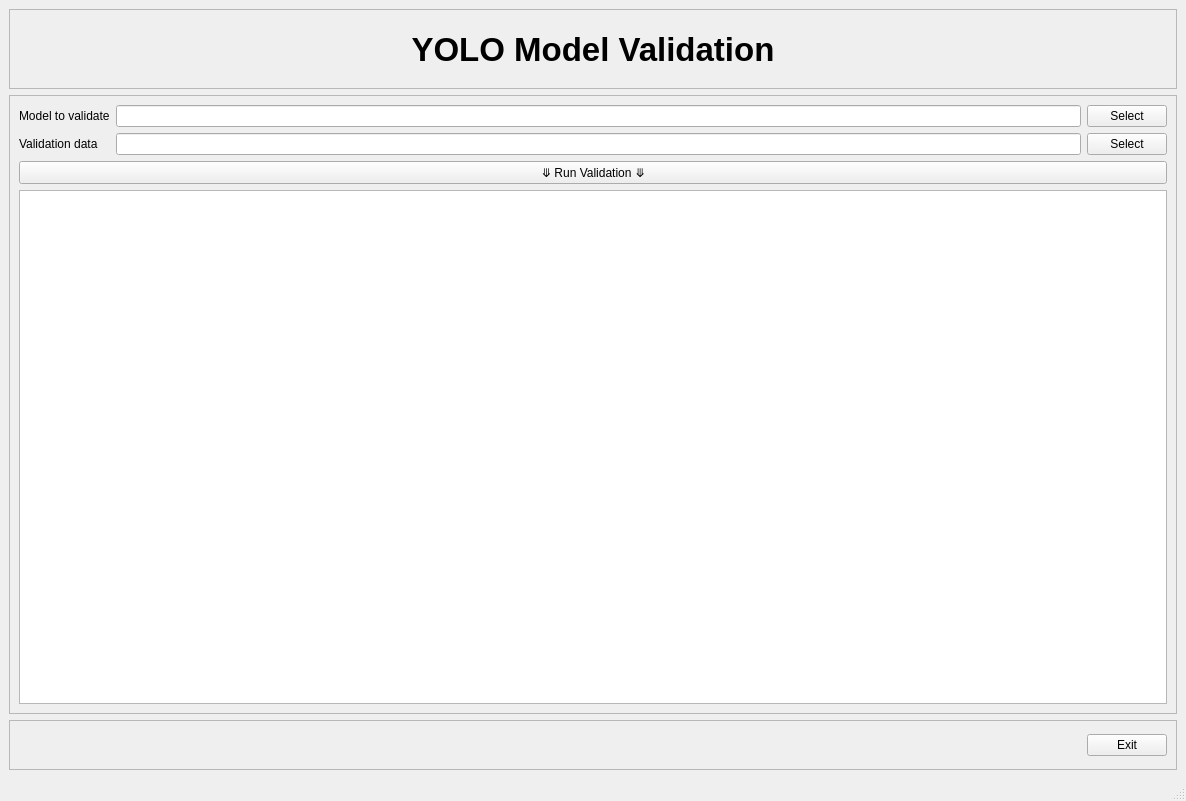
<?xml version="1.0" encoding="UTF-8"?>
<ui version="4.0">
 <class>MainWindow</class>
 <widget class="QMainWindow" name="MainWindow">
  <property name="geometry">
   <rect>
    <x>0</x>
    <y>0</y>
    <width>1186</width>
    <height>801</height>
   </rect>
  </property>
  <property name="windowTitle">
   <string>MainWindow</string>
  </property>
  <widget class="QWidget" name="centralwidget">
   <layout class="QVBoxLayout" name="verticalLayout">
    <item>
     <widget class="QFrame" name="frame_3">
      <property name="sizePolicy">
       <sizepolicy hsizetype="Preferred" vsizetype="Fixed">
        <horstretch>0</horstretch>
        <verstretch>0</verstretch>
       </sizepolicy>
      </property>
      <property name="minimumSize">
       <size>
        <width>0</width>
        <height>80</height>
       </size>
      </property>
      <property name="maximumSize">
       <size>
        <width>16777215</width>
        <height>80</height>
       </size>
      </property>
      <property name="frameShape">
       <enum>QFrame::Shape::StyledPanel</enum>
      </property>
      <property name="frameShadow">
       <enum>QFrame::Shadow::Raised</enum>
      </property>
      <layout class="QVBoxLayout" name="verticalLayout_2">
       <item>
        <widget class="QLabel" name="label">
         <property name="font">
          <font>
           <pointsize>25</pointsize>
           <bold>true</bold>
          </font>
         </property>
         <property name="text">
          <string>YOLO Model Validation</string>
         </property>
         <property name="alignment">
          <set>Qt::AlignmentFlag::AlignCenter</set>
         </property>
        </widget>
       </item>
      </layout>
     </widget>
    </item>
    <item>
     <widget class="QFrame" name="frame">
      <property name="frameShape">
       <enum>QFrame::Shape::StyledPanel</enum>
      </property>
      <property name="frameShadow">
       <enum>QFrame::Shadow::Raised</enum>
      </property>
      <layout class="QVBoxLayout" name="verticalLayout_3">
       <item>
        <layout class="QGridLayout" name="gridLayout">
         <item row="0" column="2">
          <widget class="QPushButton" name="pushButtonSelectModel">
           <property name="text">
            <string>Select</string>
           </property>
          </widget>
         </item>
         <item row="0" column="0">
          <widget class="QLabel" name="label_2">
           <property name="text">
            <string>Model to validate</string>
           </property>
          </widget>
         </item>
         <item row="0" column="1">
          <widget class="QLineEdit" name="lineEditModelValidate"/>
         </item>
         <item row="1" column="0">
          <widget class="QLabel" name="label_3">
           <property name="text">
            <string>Validation data</string>
           </property>
          </widget>
         </item>
         <item row="1" column="1">
          <widget class="QLineEdit" name="lineEditValidationData"/>
         </item>
         <item row="1" column="2">
          <widget class="QPushButton" name="pushButtonSelectData">
           <property name="text">
            <string>Select</string>
           </property>
          </widget>
         </item>
        </layout>
       </item>
       <item>
        <widget class="QPushButton" name="pushButtonRunValidation">
         <property name="text">
          <string>⤋ Run Validation ⤋</string>
         </property>
        </widget>
       </item>
       <item>
        <widget class="QTextBrowser" name="textBrowserOutput"/>
       </item>
      </layout>
     </widget>
    </item>
    <item>
     <widget class="QFrame" name="frame_2">
      <property name="sizePolicy">
       <sizepolicy hsizetype="Preferred" vsizetype="Minimum">
        <horstretch>0</horstretch>
        <verstretch>0</verstretch>
       </sizepolicy>
      </property>
      <property name="minimumSize">
       <size>
        <width>0</width>
        <height>50</height>
       </size>
      </property>
      <property name="maximumSize">
       <size>
        <width>16777215</width>
        <height>50</height>
       </size>
      </property>
      <property name="frameShape">
       <enum>QFrame::Shape::StyledPanel</enum>
      </property>
      <property name="frameShadow">
       <enum>QFrame::Shadow::Raised</enum>
      </property>
      <layout class="QHBoxLayout" name="horizontalLayout">
       <item>
        <spacer name="horizontalSpacer">
         <property name="orientation">
          <enum>Qt::Orientation::Horizontal</enum>
         </property>
         <property name="sizeHint" stdset="0">
          <size>
           <width>40</width>
           <height>20</height>
          </size>
         </property>
        </spacer>
       </item>
       <item>
        <widget class="QPushButton" name="pushButtonExit">
         <property name="text">
          <string>Exit</string>
         </property>
        </widget>
       </item>
      </layout>
     </widget>
    </item>
   </layout>
  </widget>
  <widget class="QMenuBar" name="menubar">
   <property name="geometry">
    <rect>
     <x>0</x>
     <y>0</y>
     <width>1186</width>
     <height>23</height>
    </rect>
   </property>
  </widget>
  <widget class="QStatusBar" name="statusbar"/>
 </widget>
 <resources/>
 <connections/>
</ui>
